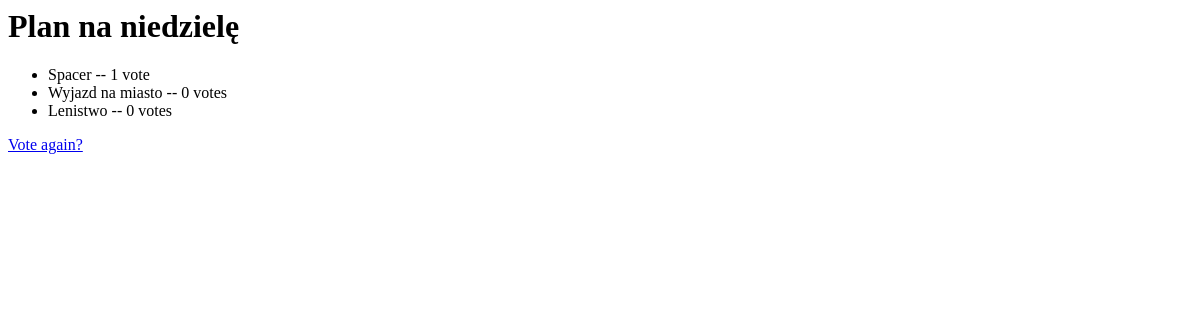
/ankiety/1/wyniki/, run on an earlier commit of the app's database.
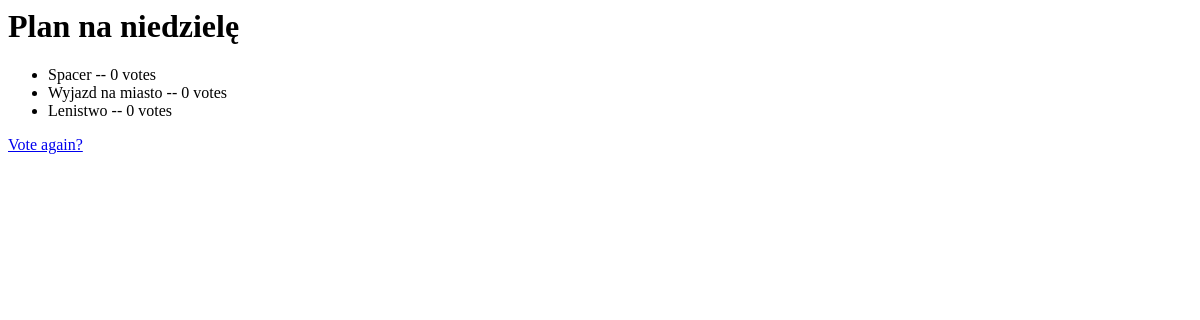
And on a later commit of the database.
### ankiety/models.py (models this page shows, shortened)
class Choice(models.Model):
    question = models.ForeignKey(Question, on_delete=models.CASCADE)
    choice_text = models.CharField(max_length=200)
    votes = models.IntegerField(default=0)

### ankiety/views.py (the view)
# urls.py: path('<int:pk>/wyniki/', views.ResultsView.as_view(), name='wyniki'),
class ResultsView(generic.DetailView):
    model = Question
    template_name = 'ankiety/wyniki.html'

### ankiety/templates/ankiety/wyniki.html
<h1>{{ question.question_text }}</h1>
<ul>
{% for choice in question.choice_set.all %}
    <li>{{ choice.choice_text }} -- {{ choice.votes }} vote{{ choice.votes|pluralize }}</li>
{% endfor %}
</ul>
<a href="{% url 'ankiety:detail' question.id %}">Vote again?</a>

What changed in the data, as far as the page shows it:
changed Choice "Spacer": votes "1" → "0"
